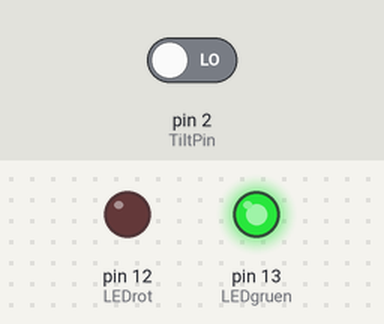
This sketch was run on a simulated Arduino Uno, built with avr-gcc and run on an emulated ATmega328P. Parts: output pins drawn as LEDs (lit = HIGH). The test bench sets the inputs (shaded band); at power-on: pin 2 (TiltPin) LOW.

Above: at 1.8 s.
1.9 s: pin 2 (TiltPin) driven HIGH
At 2.6 s:
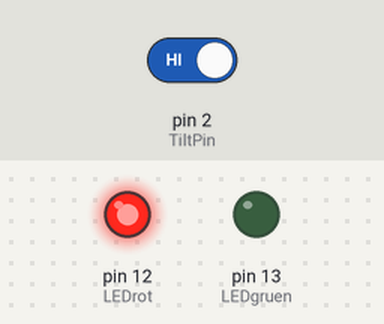
3.5 s: pin 2 (TiltPin) driven LOW
At 4.9 s:
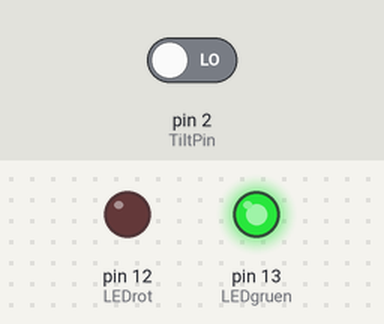
Timing chart, 0 to 6.5 s (numbered marks = the images above; inputs shaded):
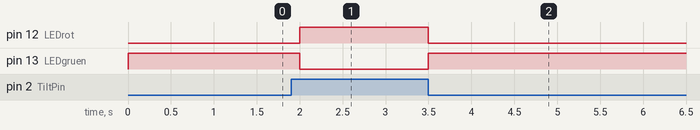

The sketch:

arduino-sensoren-2-kap4-garagentor-waechter.ino
```cpp
// Garagentor-Wächter mit Tilt-Sensor - AT407
// Datei: arduino-sensoren-2-kap4-garagentor-waechter.ino


int LEDrot = 12;
int LEDgruen = 13;
int TiltPin = 2;

int wertTilt = 0;


void setup()
{
  // LED
  pinMode (LEDrot,OUTPUT);
  pinMode (LEDgruen,OUTPUT);
  // Eingang Tilt-Sensor
  pinMode (TiltPin,INPUT);
}


void loop()
{
   wertTilt = digitalRead(TiltPin);
   if (wertTilt == HIGH)
   {
      digitalWrite(LEDrot,HIGH);
      digitalWrite(LEDgruen,LOW);
   }
   else
   {
    digitalWrite(LEDrot,LOW);
    digitalWrite(LEDgruen,HIGH);
   }
   delay(500);
}
```

Measured:
- after the input at 1.9 s, pin 12 (LEDrot): LOW → HIGH after 0.10 s; pin 13 (LEDgruen): HIGH → LOW after 0.10 s
- after the input at 3.5 s, pin 12 (LEDrot): HIGH → LOW at once; pin 13 (LEDgruen): LOW → HIGH at once
